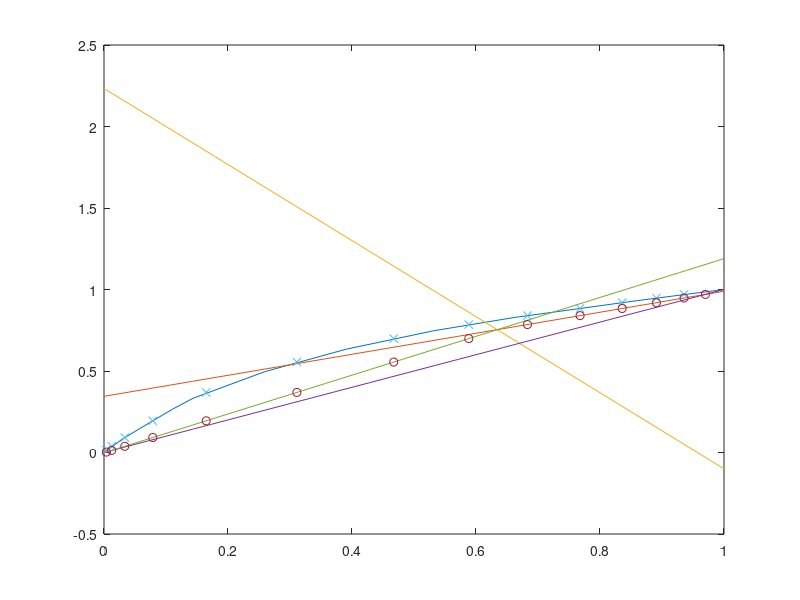
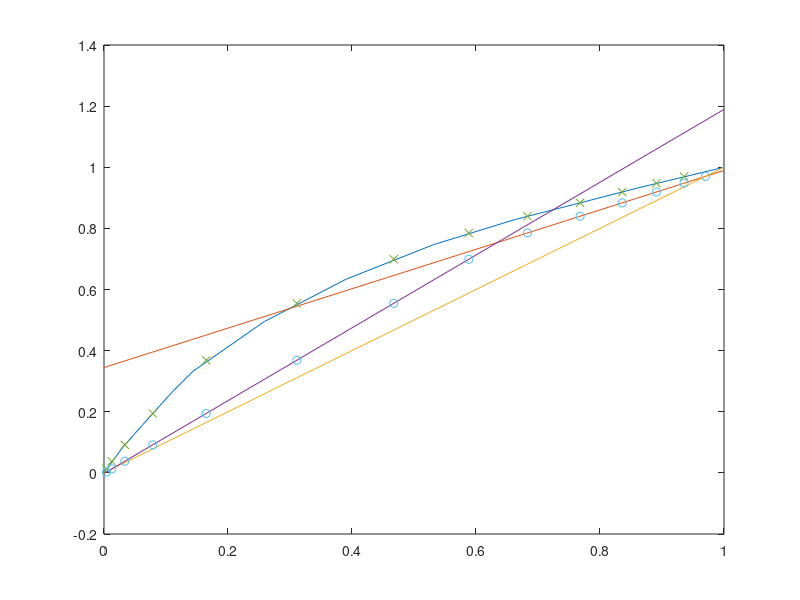
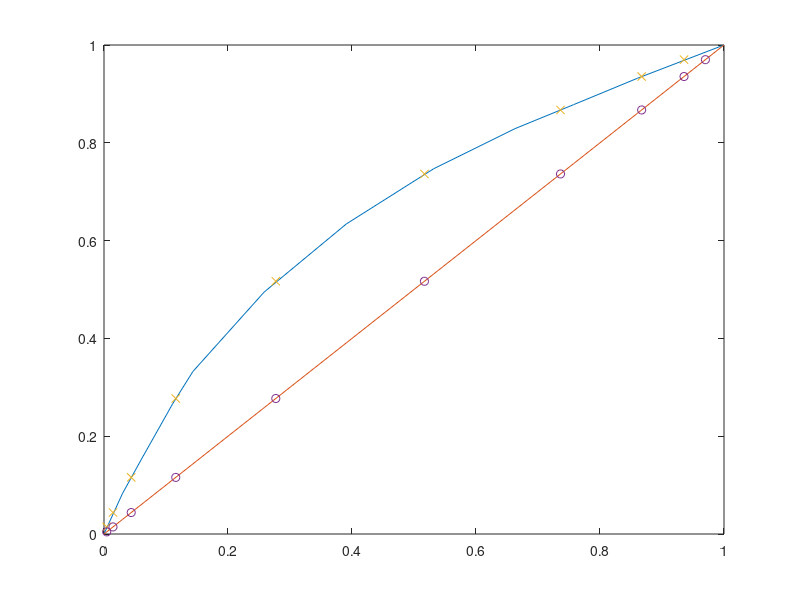

MATLAB code for these plots, in order:
close all;clear;
xD = 0.97;
xW = 0.01;
zF = 0.67;
q = 0.7;
qline = @(x)(q/(q-1).*(x-zF) + zF);
xeqbm = [0,0.0296,0.0615,0.1106,0.1435,0.2585,0.3908,0.5318,0.663,0.7574,0.8604,1];
yeqbm = [0,0.0823,0.1555,0.266,0.3325,0.495,0.634,0.747, 0.829, 0.878, 0.932,1];
ec = spline(xeqbm,yeqbm);
%finding intersection of eqbm curve and q line
fun = @(x)(qline(x)-ppval(ec,x));
x_int = fsolve(fun,1);
m_min = (qline(x_int)-xD)/(x_int-xD);
ycept = (qline(x_int)-xD)/(x_int-xD)*(-xD) + xD;
R_min = (xD/ycept)-1;
R = 2*R_min;
R_OL = @(x)(R/(R+1)*(x-xD)+xD);
fun2 = @(x)(qline(x)-R_OL(x));
xint = fsolve(fun2,0);
yint = qline(xint);
pp = spline(yeqbm,xeqbm);
i = 0;
y = xD;
S_OL = @(x)((yint-xW)/(xint-xW)*(x-xW) + xW);
xcoords = zeros(1,13);
ycoords = zeros(1,13);
xcoords2 = zeros(1,14);
ycoords2 = zeros(1,14);
xcoords2(1)= xD;
ycoords2(1) = xD;
%Last stage wont be a tray but is the partial reboiler
while y>=xW
    i = i + 1;
    x = ppval(pp,y);
    xcoords(i) = x;
    xcoords2(i+1)=x;
    ycoords(i) = y;
    if x >= xint
        y = R_OL(x);
    else
        y = S_OL(x);
    end
    ycoords2(i+1) = y;
    
end
x = linspace(0,1,15);
N_actual = i-1;
figure();
plot(xeqbm,yeqbm,x,R_OL(x),x,qline(x),x,x,x,S_OL(x),xcoords,ycoords,'x',xcoords2,ycoords2,'o');
figure();
plot(xeqbm,yeqbm,x,R_OL(x),x,x,x,S_OL(x),xcoords,ycoords,'x',xcoords2,ycoords2,'o');
figure();
%Min number of trays => R->infinity
xcoords = zeros(1,7);
ycoords = zeros(1,7);
xcoords2 = zeros(1,8);
ycoords2 = zeros(1,8);
y = xD;
xcoords2(1)= xD;
ycoords2(1) = xD;
i = 0;
while y>=xW
    i = i + 1;
    x = ppval(pp,y);
    xcoords(i) = x;
    xcoords2(i+1)=x;
    ycoords(i) = y;
    y = x;
    ycoords2(i+1) = y;
end
N_th = i-1;
plot(xeqbm,yeqbm,xeqbm,xeqbm,xcoords,ycoords,'x',xcoords2,ycoords2,'o');
%Moral of the story: MATLAB automatically extends arrays? Or maybe it
%doesnt reset them in the first place?